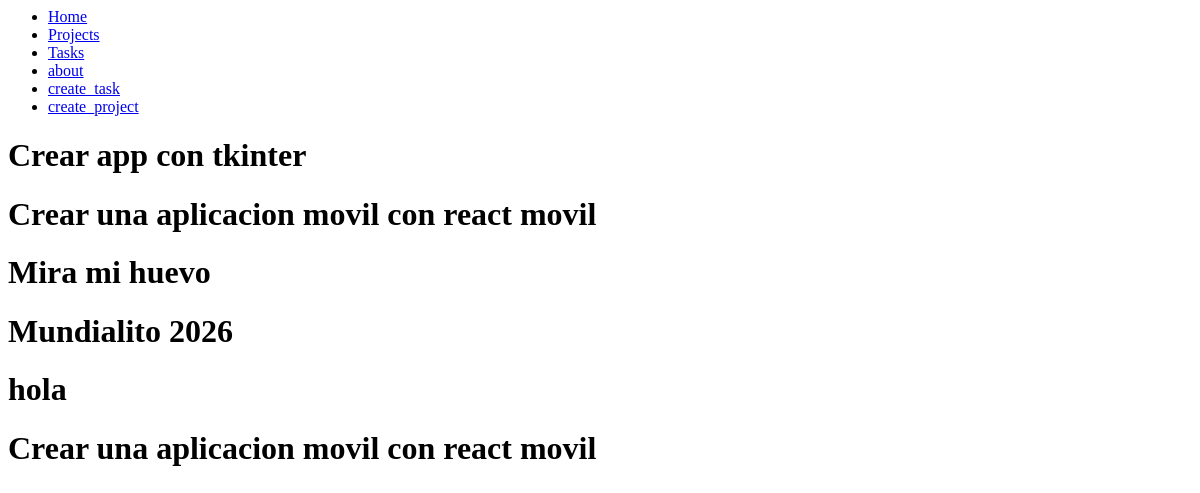
The page /projects/ on the database as committed earlier.
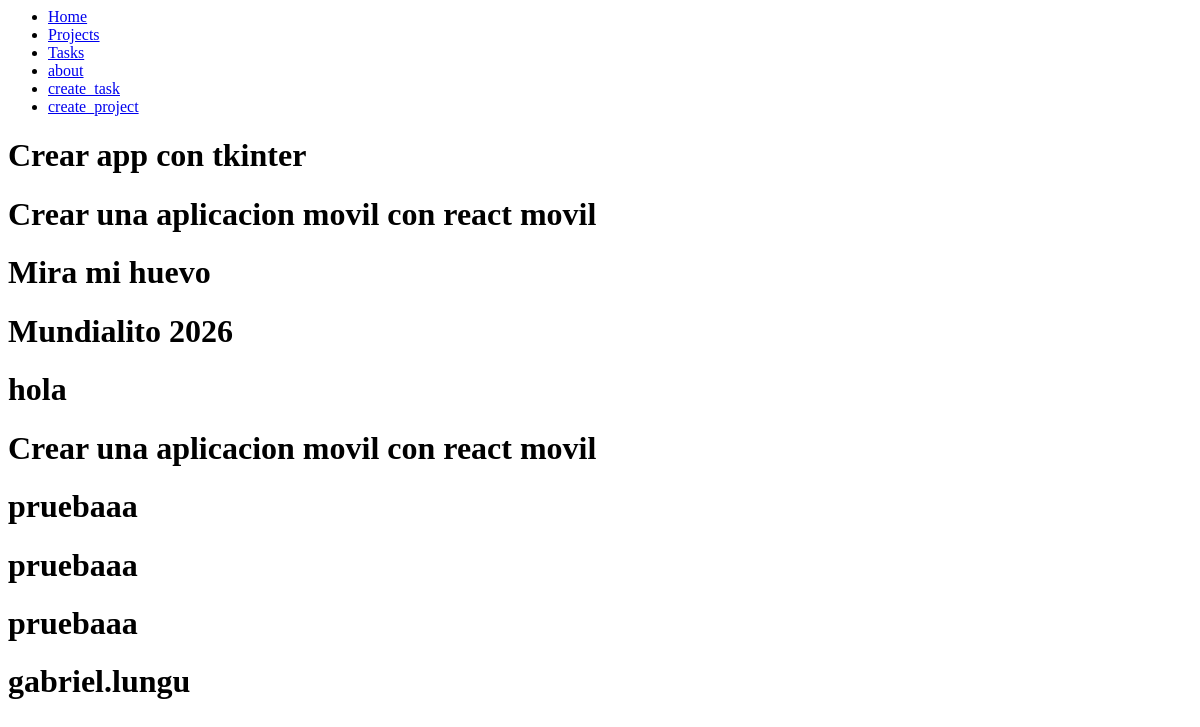
The same page on the database as committed later.
### myapp/models.py (models this page shows, shortened)
class Project(models.Model):
    name = models.CharField(max_length=200)

### myapp/views.py (the view)
# urls.py: path('projects/', views.projects, name="projects"),
def projects(request):
    projects = Project.objects.all()
    return render(request, 'project/projects.html', {
        'proyectos': projects
    })

### myapp/templates/project/projects.html
{% extends 'layouts/base.html' %}
    {% block content  %}
        {% for project in proyectos %}
            <h1>{{project.name}}</h1>
        {% endfor %}
    {% endblock  %}

Rows that differ between the two databases and show on the page:
added Project: name "pruebaaa"
added Project: name "pruebaaa"
added Project: name "pruebaaa"
added Project: name "gabriel.lungu"
